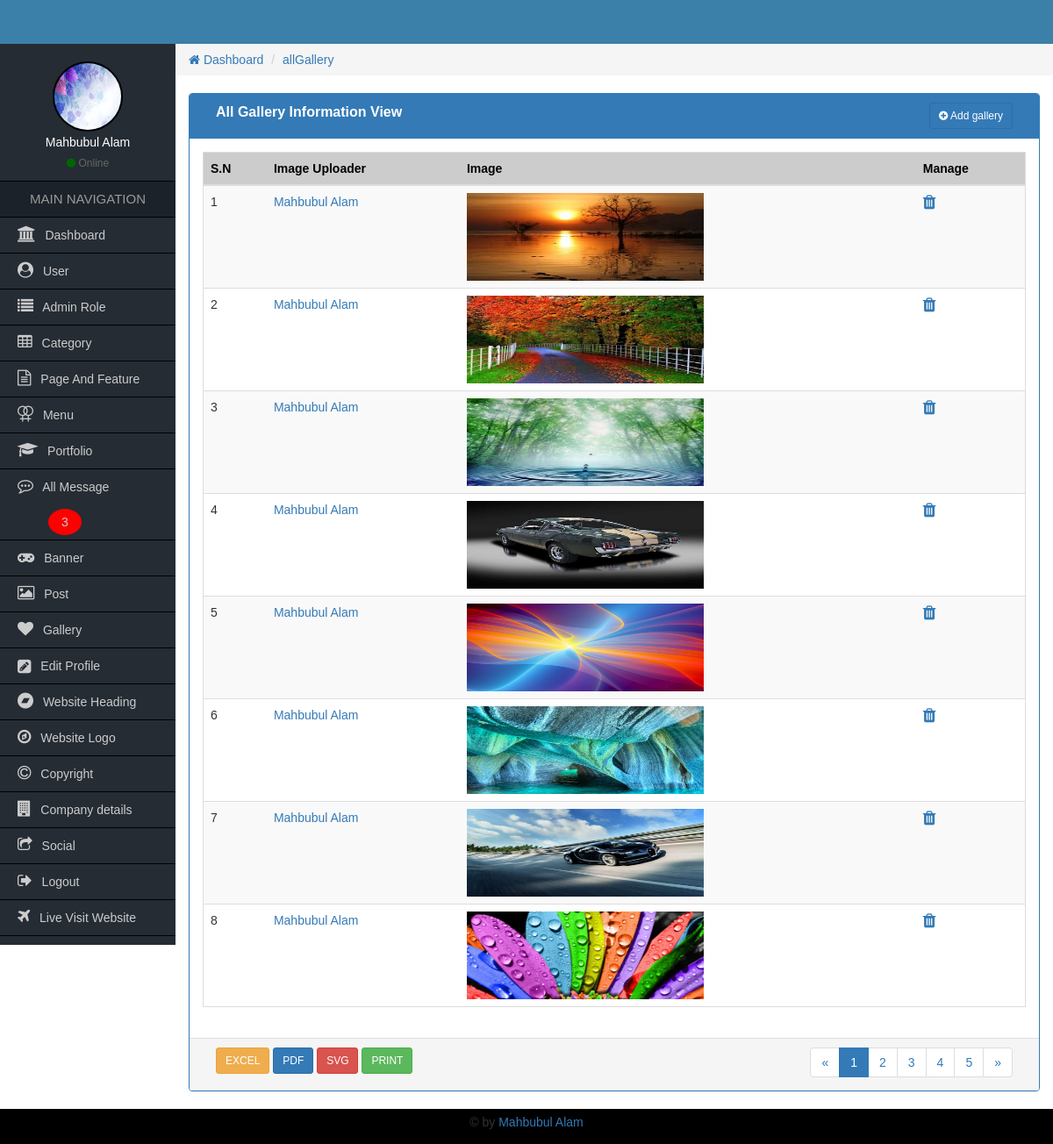
The app's page /Admin/allGallery.php (signed in) with its own data.
### tables this page shows
CREATE TABLE `tbl_gallery` (
  `galleryId` int(11) NOT NULL,
  `galleryImage` varchar(255) NOT NULL,
  `galleryURL` varchar(120) NOT NULL,
  `galleryImageUploadeTime` timestamp NOT NULL DEFAULT CURRENT_TIMESTAMP,
  `galleryUploaderId` int(3) NOT NULL,
  `galleryUploaderName` varchar(30) NOT NULL
);

### Admin/functions/function.php (called while the page is built, shortened)
<?php
    function getHeader(){
        require_once "inc/header.php";
    }
    function getSidebar(){
            require_once "inc/sidebar.php";
        }
    function getBread(){
            require_once "inc/bread.php";
        }
    function getFooter(){
            require_once "inc/footer.php";
        }
?>

### Admin/allGallery.php (the view, shortened to what this page needs)
<?php
    require_once "functions/function.php";
?>
<?php
    getSidebar();
?>
                <div class="col-md-12">
                	<div class="panel panel-primary">
                        <div class="panel-heading">
                            <div class="col-md-9 heading_title">
                                All Gallery Information View
                             </div>
                             <div class="col-md-3 text-right">
                             	<a href="addGallery.php" class="btn btn-sm btn btn-primary"><i class="fa fa-plus-circle"></i> Add gallery</a>
                            </div>
                            <div class="clearfix"></div>
                        </div>
                      <div class="panel-body">
                          <table class="table table-responsive table-striped table-hover table_cus">
                          		<thead class="table_head">
                            		<tr>
                                    	<th>S.N</th>
                                    	<th>Image Uploader</th>
                                        <th>Image</th>
                                        <th>Manage</th>
                                    </tr>
                            	</thead>
                                <tbody>
                                 <?php
                                    $query = "SELECT * FROM tbl_gallery ORDER BY galleryId DESC";
                                    $result = mysqli_query($con,$query)->fetch_all(MYSQLI_ASSOC);
                                    if($result){
                                        $i=0;
                                        foreach($result as $gallery){
                                 ?>
                                	<tr>
                                        <td><?=++$i;?></td>
                                        <td><a href="viewUser.php?userViewId=<?=$gallery['galleryUploaderId'];?>"><?=$gallery['galleryUploaderName'];?></a></td>
                                        <td><img src="uploads/galleryImage/<?=$gallery['galleryImage'];?>" alt="" style="width:270px;height:100px;"></td>
                                        <td>
                                            <a onclick="return confirm('Are you sure to remove this gallery');" href="?galleryDeleteId=<?=$gallery['galleryId'];?>"><i class="fa fa-trash fa-lg"></i></a>
                                        </td>
                                    </tr>
                                    <?php } } ?>
                                </tbody>
                          </table>
                      </div>
                      <div class="panel-footer">
                        <div class="col-md-4">
                        	<a href="#" class="btn btn-sm btn-warning">EXCEL</a>
                            <a href="#" class="btn btn-sm btn-primary">PDF</a>
                            <a href="#" class="btn btn-sm btn-danger">SVG</a>
                            <a href="#" class="btn btn-sm btn-success">PRINT</a>
                        </div>
                        <div class="col-md-4">
                        </div>
                        <div class="col-md-4 text-right">
                        	<nav aria-label="Page navigation">
                              <ul class="pagination pagina_cus">
                                <li>
                                  <a href="#" aria-label="Previous">
                                    <span aria-hidden="true">&laquo;</span>
                                  </a>
                                </li>
                                <li class="active"><a href="#">1</a></li>
                                <li><a href="#">2</a></li>
                                <li><a href="#">3</a></li>
                                <li><a href="#">4</a></li>
                                <li><a href="#">5</a></li>
                                <li>
                                  <a href="#" aria-label="Next">
                                    <span aria-hidden="true">&raquo;</span>
                                  </a>
                                </li>
                              </ul>
                            </nav>
                        </div>
                        <div class="clearfix"></div>
                      </div>
                    </div>
                </div>

### Admin/inc/sidebar.php
<div class="col-md-2 sidebar pd0">
            	<div class="side_user">
                   <?php
                      $userId = $_SESSION['userId'];
                      $query = "SELECT * FROM tbl_admin_user WHERE userId='$userId'";
                      global $con;
                      $result = mysqli_query($con,$query);
                      $resultAdmin = mysqli_fetch_array($result);
                      if($resultAdmin['userImage'] != NULL){
                    ?>
                	<img class="img-responsive" src="uploads/<?=$resultAdmin['userImage'];?>"/>
                   <?php }else{ ?>
                	<img class="img-responsive" src="images/avatar.png"/>
                   <?php } ?>
                    <h4><?=$resultAdmin['userName'];?></h4>
                    <span><i class="fa fa-circle"></i> Online</span>
                </div>
                <h2>MAIN NAVIGATION</h2>
                <ul>
                	<li><a href="index.php"><i class="fa fa-university"></i> Dashboard</a></li>
                   <?php if($_SESSION['roleId'] <= 2){ ?>
                        <li><a href="allUser.php"><i class="fa fa-user-circle"></i> User</a></li>
                        <li><a href="allAdminRole.php"><i class="fa fa-list"></i> Admin Role</a></li>
                    <?php } ?>
                    <?php if($_SESSION['roleId'] <= 4){ ?>
                        <li><a href="allCategory.php"><i class="fa fa-table"></i> Category</a></li>
                        <li><a href="allPageAndFeature.php"><i class="fa fa-file-text-o"></i> Page And Feature</a></li>
                    <?php } ?>
                    <?php if($_SESSION['roleId'] <= 3){ ?>
                       <li><a href="allMenu.php"><i class="fa fa-venus-double" aria-hidden="true"></i> Menu</a></li>
                       <li><a href="allPortfolio.php"><i class="fa fa-graduation-cap" aria-hidden="true"></i> Portfolio</a></li>
                       <?php
                            global $con;
                            $query = "SELECT * FROM tbl_contact WHERE contactStatus='1'";
                            $messageResult = mysqli_query($con,$query);
                            $count = mysqli_num_rows($messageResult);
                        ?>
                        <li><a href="allMessage.php"><i class="fa fa-commenting-o"></i> All Message <?php if($count > 0){?><span style="border-radius:50%;background-color:red;padding:7px 15px;margin-left:35px;"><?=$count;?></span><?php }?></a></li>
                    <?php } ?>
                    <li><a href="allBanner.php"><i class="fa fa-gamepad"></i> Banner</a></li>
                    <li><a href="allPost.php"><i class="fa fa-image"></i> Post</a></li>
                    <li><a href="allGallery.php"><i class="fa fa-heart"></i> Gallery</a></li>
                    <li><a href="userProfileMenu.php?userEditId=<?php echo $_SESSION['userId'];?>"><i class="fa fa-pencil-square fa-lg"></i> Edit Profile</a></li>
                    <?php if($_SESSION['roleId'] <= 2){ ?>
                        <li><a href="website_heading.php"><i class="fa fa-bandcamp"></i> Website Heading</a></li>
                        <li><a href="website_logo.php"><i class="fa fa-compass" aria-hidden="true"></i> Website Logo</a></li>
                        <li><a href="website_copyright.php"><i class="fa fa-copyright"></i> Copyright</a></li>
                        <li><a href="company_details.php"><i class="fa fa-building" aria-hidden="true"></i> Company details</a></li>
                        <li><a href="social_url.php"><i class="fa fa-share-square-o"></i> Social</a></li>
                    <?php } ?>
                    <li><a href="logout.php"><i class="fa fa-sign-out"></i> Logout</a></li>
                    <li><a href="../index.php" target="_blank"><i class="fa fa-plane"></i> Live Visit Website</a></li>
                </ul>
            </div>

### Admin/css/style.css (style rules this page uses)
* { margin:0px; padding:0px; outline:0px; }
img { border:0px; }
ul, ol { list-style-type:none; }
a { text-decoration:none; }
.pd0 { padding-left:0px; padding-right:0px; padding-top:0px; padding-bottom:0px; }
body { font-family:Verdana, Geneva, sans-serif; }
.sidebar { background-color:#252c34; min-height:600px; }
.side_user { text-align:center; color:#fff; padding:20px 0px 10px; border-bottom:1px solid #000; }
.side_user img { width:80px; height:80px; border:2px solid #000; border-radius:50%; display:inline-block; }
.side_user h4 { font-size:14px; margin:5px 0px; }
.side_user span { color:#666; font-size:12px; }
.side_user span i { color:#060; }
.sidebar h2 { font-size:15px; text-align:center; margin:0px; line-height:40px; background-color:#1b222a; color:#999; border-bottom:1px solid #000; }
.sidebar ul li a { font-size:14px; color:#CCC; line-height:40px; padding-left:20px; display:block; border-bottom:1px solid #000; }
.sidebar ul li a i { font-size:18px; padding-right:7px; }
.heading_title { font-size:16px; font-weight:bold; }
.table_cus { border:1px solid #ddd; }
.table_head { background-color:#ccc; color:#000; }
.pagina_cus { padding:0px; margin:0px; }

### records on screen
tbl_gallery: galleryUploaderName "Mahbubul Alam", galleryImage (picture)
tbl_gallery: galleryUploaderName "Mahbubul Alam", galleryImage (picture)
tbl_gallery: galleryUploaderName "Mahbubul Alam", galleryImage (picture)
tbl_gallery: galleryUploaderName "Mahbubul Alam", galleryImage (picture)
tbl_gallery: galleryUploaderName "Mahbubul Alam", galleryImage (picture)
tbl_gallery: galleryUploaderName "Mahbubul Alam", galleryImage (picture)
tbl_gallery: galleryUploaderName "Mahbubul Alam", galleryImage (picture)
tbl_gallery: galleryUploaderName "Mahbubul Alam", galleryImage (picture)

### other values on screen
$resultAdmin['userName'] "Mahbubul Alam"
$count "3"
getCurrentPage() "allGallery"
